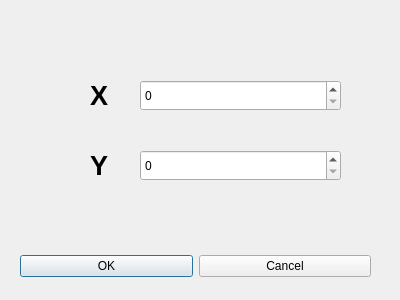
<?xml version="1.0" encoding="UTF-8"?>
<ui version="4.0">
 <class>SetXYDialog</class>
 <widget class="QDialog" name="SetXYDialog">
  <property name="geometry">
   <rect>
    <x>0</x>
    <y>0</y>
    <width>400</width>
    <height>300</height>
   </rect>
  </property>
  <property name="minimumSize">
   <size>
    <width>400</width>
    <height>300</height>
   </size>
  </property>
  <property name="maximumSize">
   <size>
    <width>500</width>
    <height>500</height>
   </size>
  </property>
  <property name="mouseTracking">
   <bool>false</bool>
  </property>
  <property name="windowTitle">
   <string>SetXY</string>
  </property>
  <property name="windowIcon">
   <iconset resource="gtResource.qrc">
    <normaloff>:/gtres/resources/logo/java.ico</normaloff>:/gtres/resources/logo/java.ico</iconset>
  </property>
  <widget class="QWidget" name="layoutWidget">
   <property name="geometry">
    <rect>
     <x>20</x>
     <y>250</y>
     <width>351</width>
     <height>33</height>
    </rect>
   </property>
   <layout class="QHBoxLayout">
    <property name="spacing">
     <number>6</number>
    </property>
    <property name="margin" stdset="0">
     <number>0</number>
    </property>
    <item>
     <widget class="QPushButton" name="okButton">
      <property name="text">
       <string>OK</string>
      </property>
     </widget>
    </item>
    <item>
     <widget class="QPushButton" name="cancelButton">
      <property name="text">
       <string>Cancel</string>
      </property>
     </widget>
    </item>
   </layout>
  </widget>
  <widget class="QSpinBox" name="X">
   <property name="geometry">
    <rect>
     <x>140</x>
     <y>80</y>
     <width>201</width>
     <height>31</height>
    </rect>
   </property>
   <property name="minimum">
    <number>0</number>
   </property>
   <property name="maximum">
    <number>10000</number>
   </property>
  </widget>
  <widget class="QSpinBox" name="Y">
   <property name="geometry">
    <rect>
     <x>140</x>
     <y>150</y>
     <width>201</width>
     <height>31</height>
    </rect>
   </property>
   <property name="maximum">
    <number>10000</number>
   </property>
  </widget>
  <widget class="QLabel" name="label">
   <property name="geometry">
    <rect>
     <x>90</x>
     <y>80</y>
     <width>21</width>
     <height>31</height>
    </rect>
   </property>
   <property name="font">
    <font>
     <pointsize>20</pointsize>
     <bold>true</bold>
    </font>
   </property>
   <property name="text">
    <string>X</string>
   </property>
  </widget>
  <widget class="QLabel" name="label_2">
   <property name="geometry">
    <rect>
     <x>90</x>
     <y>150</y>
     <width>21</width>
     <height>31</height>
    </rect>
   </property>
   <property name="font">
    <font>
     <pointsize>20</pointsize>
     <bold>true</bold>
    </font>
   </property>
   <property name="text">
    <string>Y</string>
   </property>
  </widget>
 </widget>
 <resources>
  <include location="gtResource.qrc"/>
 </resources>
 <connections>
  <connection>
   <sender>okButton</sender>
   <signal>clicked()</signal>
   <receiver>SetXYDialog</receiver>
   <slot>accept()</slot>
   <hints>
    <hint type="sourcelabel">
     <x>278</x>
     <y>253</y>
    </hint>
    <hint type="destinationlabel">
     <x>96</x>
     <y>254</y>
    </hint>
   </hints>
  </connection>
  <connection>
   <sender>cancelButton</sender>
   <signal>clicked()</signal>
   <receiver>SetXYDialog</receiver>
   <slot>reject()</slot>
   <hints>
    <hint type="sourcelabel">
     <x>369</x>
     <y>253</y>
    </hint>
    <hint type="destinationlabel">
     <x>179</x>
     <y>282</y>
    </hint>
   </hints>
  </connection>
 </connections>
</ui>
